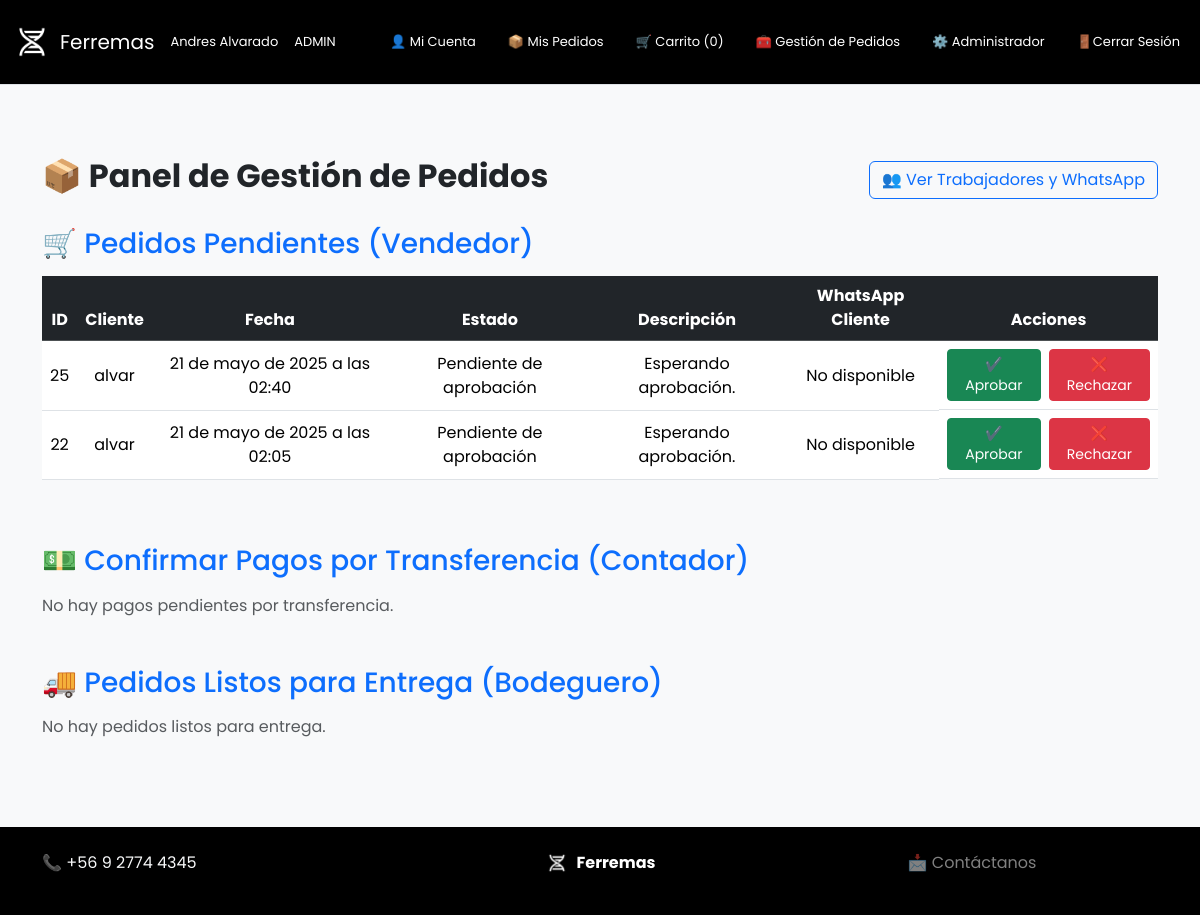
The page /trabajador/ (signed in) on the database as committed earlier.
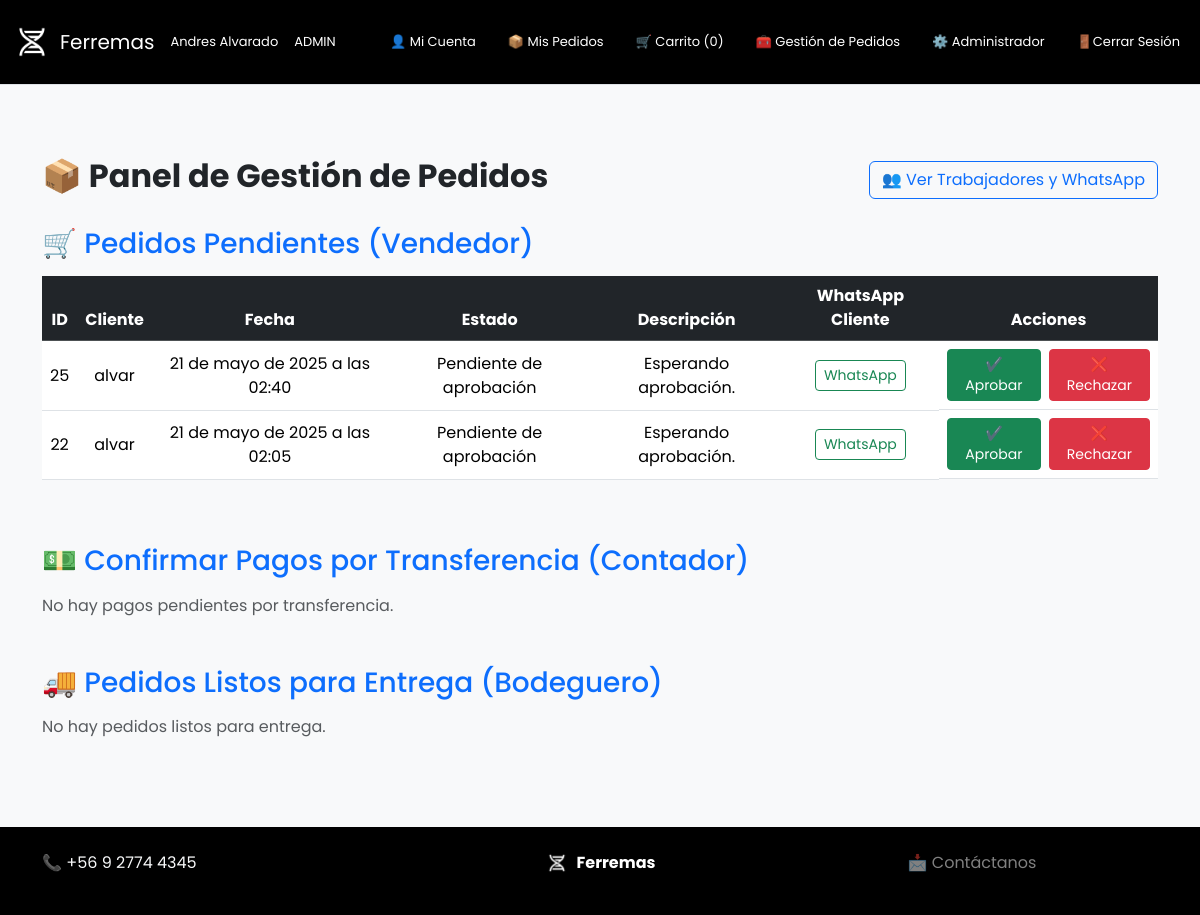
The same page on the database as committed later.
### core/models.py (models this page shows, shortened)
class Pedido(models.Model):
    ESTADOS = [
        ('PENDIENTE', 'Pendiente de aprobación'),
        ('RECHAZADO', 'Rechazado por el vendedor'),
        ('ACEPTADO', 'Aprobado por el vendedor'),
        ('EN_ESPERA_PAGO', 'Esperando pago del cliente'),
        ('LISTO_PAGO', 'Pedido listo para pago'),
        ('PAGO_CONFIRMADO', 'Pago confirmado por contador'),
        ('LISTO_DESPACHO', 'Cliente eligió despacho/retiro'),
        ('ENTREGADO', 'Preparado y entregado por bodeguero'),
        ('VENTA_FINALIZADA', 'Venta completada'),
    ]
    cliente = models.ForeignKey(User, on_delete=models.CASCADE)
    fecha_creacion = models.DateTimeField(auto_now_add=True)
    estado = models.CharField(max_length=30, choices=ESTADOS, default='PENDIENTE')
    metodo_pago = models.CharField(max_length=30, null=True, blank=True)
    tipo_entrega = models.CharField(max_length=30, null=True, blank=True)  # retiro o despacho
    observaciones = models.TextField(null=True, blank=True)

### core/views.py (the view)
# urls.py: path("trabajador/", panel_trabajador, name="panel_trabajador"),
@login_required
def panel_trabajador(request):
    if request.user.perfilusuario.rol not in [
        "ADMIN",
        "VENDEDOR",
        "BODEGUERO",
        "CONTADOR",
    ]:
        return HttpResponseForbidden("No tienes permiso para acceder a esta vista.")
    pedidos_listos = Pedido.objects.filter(estado="PAGO_CONFIRMADO")
    pedidos_transferencia = Pedido.objects.filter(
        estado="EN_ESPERA_PAGO", metodo_pago="transferencia"
    )
    pedidos_pendientes = Pedido.objects.filter(estado="PENDIENTE").order_by(
        "-fecha_creacion"
    )
    trabajadores = PerfilUsuario.objects.filter(rol__in=['VENDEDOR', 'BODEGUERO', 'CONTADOR', 'ADMIN'])
    print(trabajadores)
    return render(
        request,
        "panelTrabajador.html",
        {
            "pedidos": pedidos_listos,
            "pedidos_transferencia": pedidos_transferencia,
            "pedidos_pendientes": pedidos_pendientes,
            "trabajadores": trabajadores,
        },
    )

### core/context_processors.py (called while the page is built)
def cargar_perfil_y_perfiles(request):
    perfil = None
    perfiles = []
    if request.user.is_authenticated:
        perfil = PerfilUsuario.objects.filter(user=request.user).first()
        perfiles = PerfilUsuario.objects.all()
    return {
        'perfil': perfil,
        'perfiles': perfiles,
    }

### core/models.py (called while the page is built)
    def __str__(self):
        return f'{self.user.username} - {self.get_rol_display()}'

### core/templates/panelTrabajador.html (shortened to what the changed rows need)
{% extends 'plantilla.html' %}
{% block content %}
<div class="container py-5">
  <div class="d-flex justify-content-between align-items-center mb-4">
    <h2 class="text-center fw-bold">📦 Panel de Gestión de Pedidos</h2>
  </div>
  {% if perfil.rol in 'VENDEDOR ADMIN' %}
  <section class="mb-5">
    {% if pedidos_pendientes %}
    <div class="table-responsive">
      <table class="table table-hover text-center align-middle">
        <thead class="table-dark">
          <tr>
            <th>ID</th>
            <th>Cliente</th>
            <th>Fecha</th>
            <th>Estado</th>
            <th>Descripción</th>
            <th>WhatsApp Cliente</th>
            <th>Acciones</th>
          </tr>
        </thead>
        <tbody>
          {% for pedido in pedidos_pendientes %}
          <tr>
            <td>{{ pedido.id }}</td>
            <td>{{ pedido.cliente.username }}</td>
            <td>{{ pedido.fecha_creacion }}</td>
            <td>{{ pedido.get_estado_display }}</td>
            <td>
              {% if pedido.estado == 'PENDIENTE' %}Esperando aprobación.
              {% elif pedido.estado == 'RECHAZADO' %}Rechazado por vendedor.
              {% elif pedido.estado == 'ACEPTADO' %}Aprobado, en espera de pago/entrega.
              {% else %}-{% endif %}
            </td>
            <td>
              {% if pedido.cliente.perfilusuario.telefono %}
              <a href="https://wa.me/{{ pedido.cliente.perfilusuario.telefono }}?text=Hola%20{{ pedido.cliente.first_name }},%20tu%20pedido%20N°{{ pedido.id }}%20está%20en%20proceso." class="btn btn-outline-success btn-sm" target="_blank">WhatsApp</a>
              {% else %}No disponible{% endif %}
            </td>
            <td class="d-flex justify-content-center gap-2">
              <a href="{% url 'aprobar_pedido' pedido.id %}" class="btn btn-success btn-sm">✔️ Aprobar</a>
              <a href="{% url 'rechazar_pedido' pedido.id %}" class="btn btn-danger btn-sm">❌ Rechazar</a>
            </td>
          </tr>
          {% endfor %}
        </tbody>
      </table>
    </div>
    {% else %}
    <p class="text-muted">No hay pedidos pendientes.</p>
    {% endif %}
  </section>
  {% endif %}
</div>
{% endblock %}

Rows that differ between the two databases and show on the page:
changed PerfilUsuario "ADMIN": telefono empty → "56947781936" (drawn)
computed for Pedido "21 de mayo de 2025 a las 02:40": text "No disponible" → "WhatsApp"
computed for Pedido "21 de mayo de 2025 a las 02:05": text "No disponible" → "WhatsApp"
